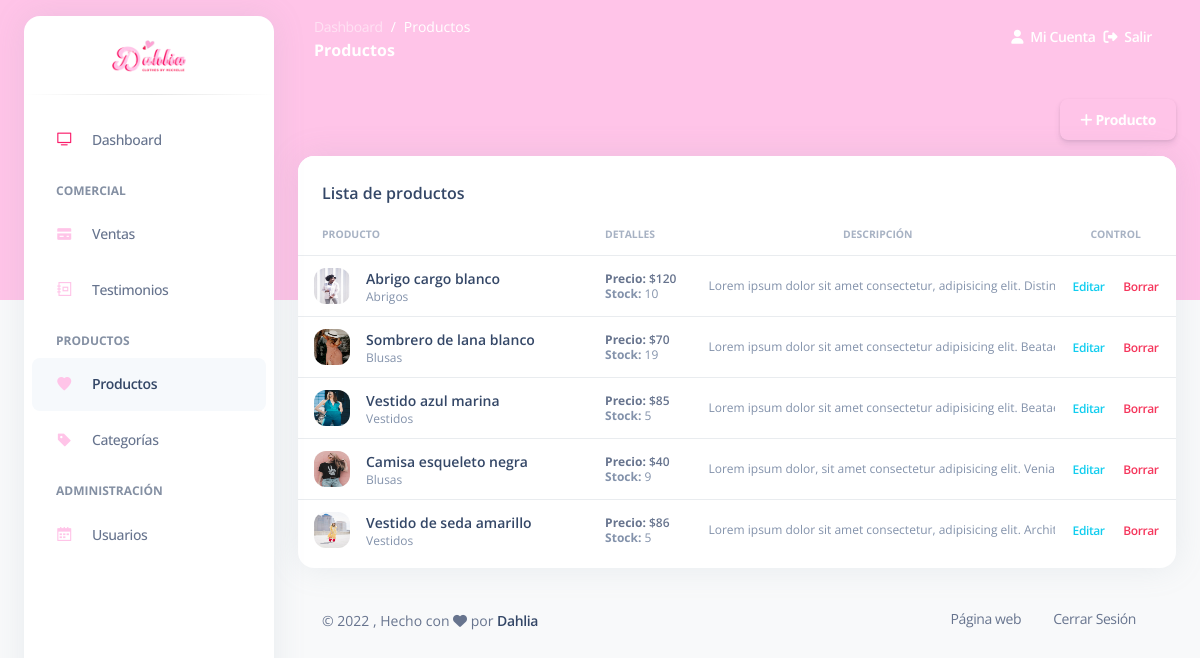
Screenshot of /dashboard/productos.php (signed in) with the database file from the repository.
### tables this page shows
CREATE TABLE `productos` (
  `id_producto` int(11) NOT NULL,
  `nombre_producto` varchar(50) NOT NULL,
  `image_producto` varchar(250) NOT NULL,
  `stock_producto` int(10) NOT NULL,
  `id_categoria` int(11) NOT NULL,
  `precio_producto` int(11) NOT NULL,
  `descripcion_producto` text NOT NULL
);

CREATE TABLE `categorias` (
  `id_categoria` int(11) NOT NULL,
  `nombre_categoria` varchar(30) NOT NULL
);

### dashboard/productos.php (the view, shortened to what this page needs)
<?php
  require_once('../control/funciones.php');
  $conexion = conexion();
  $sentencia = $conexion->prepare("SELECT * FROM productos INNER JOIN categorias ON productos.id_categoria = categorias.id_categoria");
  $sentencia->execute();
  $productos = $sentencia->fetchAll();
?>
<!DOCTYPE html>
<html lang="es">
<?php require_once('vistas/head.php'); ?>
<body class="g-sidenav-show bg-gray-100">
  <div class="min-height-300 bg-primary position-absolute w-100"></div>
  <?php require_once('vistas/sidebar.php'); ?>
  <main class="main-content position-relative border-radius-lg">
    <?php require_once('vistas/navbar.php'); ?>
    <div class="container-fluid py-4">
      <div class="row">
        <div class="col-12 d-flex justify-content-end">
          <button class="btn btn-outline text-white"
            data-bs-toggle="modal" data-bs-target="#createModal">
            <i class="fa fa-plus" aria-hidden="true"></i>
            Producto
          </button>
        </div>
        <div class="col-12">
          <div class="card mb-4">
            <div class="card-header pb-0">
              <h6>Lista de productos</h6>
            </div>
            <div class="card-body px-0 pt-0 pb-2">
              <div class="table-responsive p-0">
                <table class="table align-items-center mb-0">
                  <thead>
                    <tr>
                      <th class="text-uppercase text-secondary text-xxs font-weight-bolder opacity-7">Producto</th>
                      <th class="text-uppercase text-secondary text-xxs font-weight-bolder opacity-7 ps-2">Detalles</th>
                      <th class="text-center text-uppercase text-secondary text-xxs font-weight-bolder opacity-7">Descripción</th>
                      <th class="text-center text-uppercase text-secondary text-xxs font-weight-bolder opacity-7">Control</th>
                    </tr>
                  </thead>
                  <tbody>
                    <?php foreach ($productos as $producto): ?>
                      <tr>
                        <td>
                          <div class="d-flex px-2 py-1">
                            <div>
                              <img src="<?php echo($RUTA); ?>/archivos/img/productos/<?php echo($producto['image_producto']); ?>" class="avatar avatar-sm me-3" alt="producto">
                            </div>
                            <div class="d-flex flex-column justify-content-center">
                              <h6 class="mb-0 text-sm"><?php echo($producto['nombre_producto']); ?></h6>
                              <p class="text-xs text-secondary mb-0"><?php echo($producto['nombre_categoria']); ?></p>
                            </div>
                          </div>
                        </td>
                        <td>
                          <p class="text-xs font-weight-bold mb-0"><strong>Precio: </strong>$<?php echo($producto['precio_producto']); ?></p>
                          <p class="text-xs text-secondary mb-0"><strong>Stock: </strong><?php echo($producto['stock_producto']); ?></p>
                        </td>
                        <td class="text-sm text-truncate" style="max-width: 300px">
                          <p class="text-xs text-secondary mb-0 "><?php echo($producto['descripcion_producto']); ?></p>
                        </td>
                        <td class="align-middle text-center">
                          <a href="#" class="text-info font-weight-bold text-xs" data-bs-toggle="modal" data-bs-target="#editModal<?php echo($producto['id_producto']); ?>">
                            Editar
                          </a>
                          <a href="#" class="text-danger font-weight-bold text-xs ms-3" data-bs-toggle="modal" data-bs-target="#deleteModal<?php echo($producto['id_producto']); ?>">
                            Borrar
                          </a>
                        </td>
                      </tr>
                    <?php endforeach; ?>
                  </tbody>
                </table>
              </div>
            </div>
          </div>
        </div>
      </div>
      <?php require_once('vistas/footer.php'); ?>
    </div>
  </main>
</body>
</html>

### rows the page displays
productos: image_producto (picture), nombre_producto "Abrigo cargo blanco", id_categoria.nombre_categoria "Abrigos", precio_producto "120", stock_producto "10", descripcion_producto "Lorem ipsum dolor sit amet consectetur, adipisicing elit. Di…"
productos: image_producto (picture), nombre_producto "Sombrero de lana blanco", id_categoria.nombre_categoria "Blusas", precio_producto "70", stock_producto "19", descripcion_producto "Lorem ipsum dolor sit amet consectetur adipisicing elit. Be…"
productos: image_producto (picture), nombre_producto "Vestido azul marina", id_categoria.nombre_categoria "Vestidos", precio_producto "85", stock_producto "5", descripcion_producto "Lorem ipsum dolor sit amet consectetur adipisicing elit. Be…"
productos: image_producto (picture), nombre_producto "Camisa esqueleto negra", id_categoria.nombre_categoria "Blusas", precio_producto "40", stock_producto "9", descripcion_producto "Lorem ipsum dolor, sit amet consectetur adipisicing elit. V…"
productos: image_producto (picture), nombre_producto "Vestido de seda amarillo", id_categoria.nombre_categoria "Vestidos", precio_producto "86", stock_producto "5", descripcion_producto "Lorem ipsum dolor sit amet consectetur, adipisicing elit. Ar…"

### other values shown
$pagina_actual "Productos"
